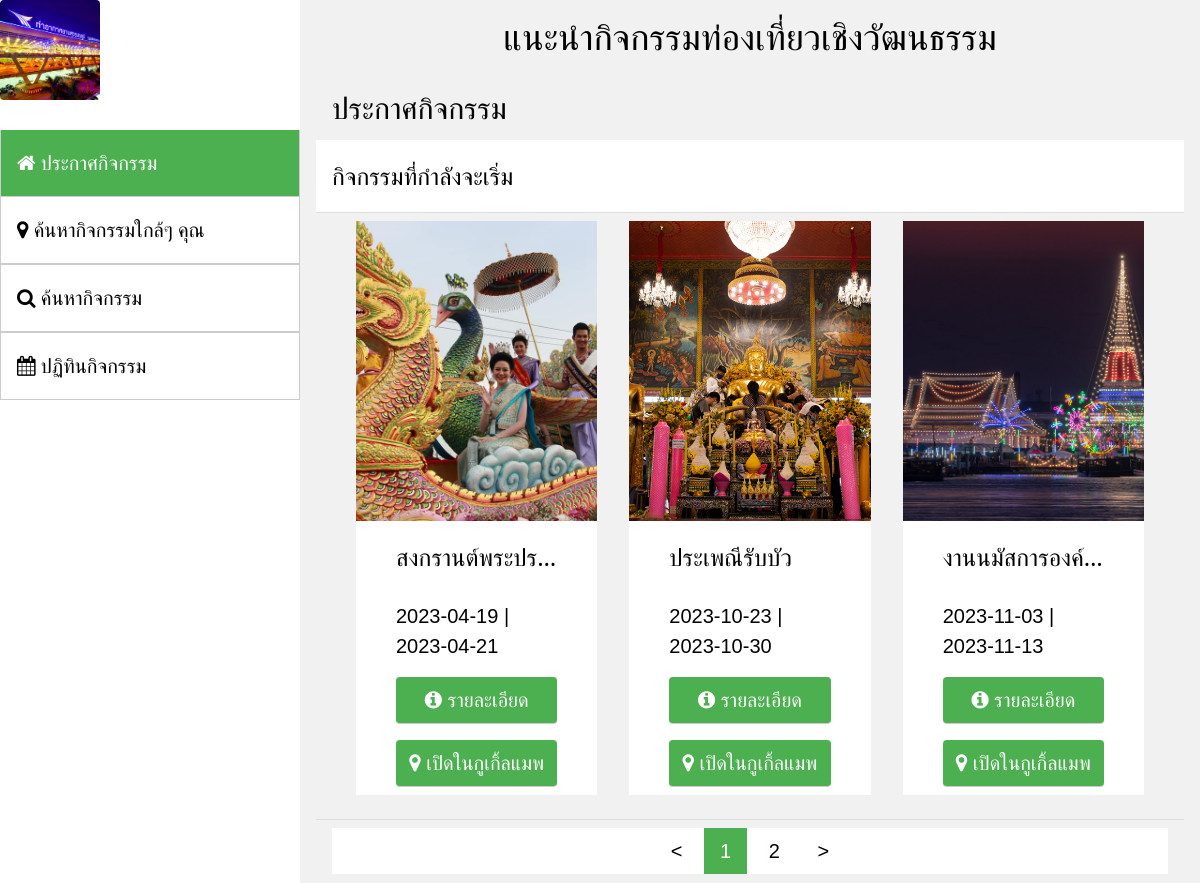
The page /travel_fe/index.php on the database as committed earlier.
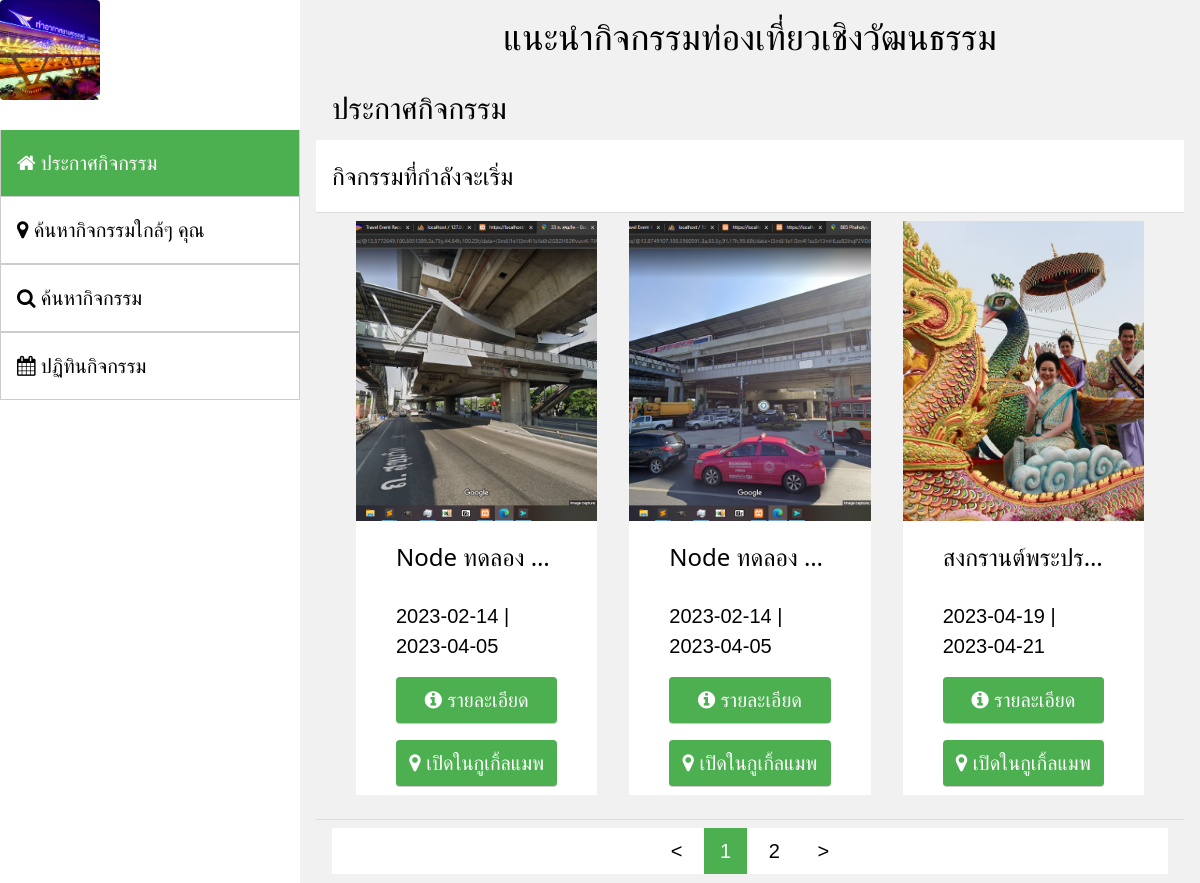
The same page on the database as committed later.
### tables this page shows
CREATE TABLE `table_event` (
  `ev_id` int(11) NOT NULL,
  `ev_name` text NOT NULL,
  `ev_desc` longtext NOT NULL,
  `ev_date_beg` date NOT NULL,
  `ev_date_end` date NOT NULL,
  `ev_img_list` text NOT NULL,
  `ev_ref_place_id` int(11) NOT NULL,
  `ev_origin` int(11) NOT NULL
);

### travel_fe/homepage/index.php (the view, shortened to what this page needs)
<?php
$page_number = 0;
$show_count = 3;
$clen = $conn->query("SELECT Count(*) As CountRes FROM table_event INNER JOIN table_place ON pl_id = ev_ref_place_id WHERE DATE(ev_date_beg) >= NOW()")->fetch_all(MYSQLI_ASSOC)[0]["CountRes"];
$clen_padded = ceil($clen / $show_count);
$page_num_prev = max($page_number - 1,0);
$page_num_next = min($page_number + 1,$clen_padded - 1);
$stmt = $conn->prepare("SELECT * FROM table_event  INNER JOIN table_place ON pl_id = ev_ref_place_id INNER JOIN table_local ON lc_id = pl_amphoe WHERE DATE(ev_date_beg) >= NOW() OR NOW() BETWEEN DATE(ev_date_beg) AND DATE(ev_date_end) ORDER BY ev_date_beg ASC LIMIT ?,?");
$real_page_number = $page_number * $show_count;
$stmt->bind_param("ii",$real_page_number,$show_count);
$stmt->execute();
$result1 = $stmt->get_result();
$google_map_ext_url = "https://www.google.com/maps/place/";
?>
<div class="">
  <div class="w3-container">
    <h2>ประกาศกิจกรรม</h2>
  </div>
  <ul class="w3-ul" id="dom_main_ul">
    <?php if($result1 && $result1->num_rows > 0){?>
      <li class="w3-white">
        <h3> กิจกรรมที่กำลังจะเริ่ม </h3>
      </li>
      <li>
        <div class="w3-row-padding" >
          <?php
          while($rows = $result1->fetch_assoc()){
            $t_id = $rows["ev_id"];
            $t_name = $rows["ev_name"];
            $t_img = explode(",",$rows["ev_img_list"])[0];
            $t_sdate = $rows["ev_date_beg"];
            $t_edate = $rows["ev_date_end"];
            $pl_geo_lat = $rows["pl_geo_lat"];
            $pl_geo_lon = $rows["pl_geo_lon"];
            ?>
            <div class="w3-third w3-content w3-margin-bottom w3-animate-left" >
              <div class="w3-row-padding">
                <img src="<?=$t_img;?>" style="width:100%; height:300px; object-fit: cover;">
                <div class="w3-container w3-white">
                  <div class="w3-row-padding">
                    <div class="w3-full w3-padding" ><h3 style="text-overflow : ellipsis ; overflow: hidden; white-space: nowrap;"><?=$t_name;?></h3></div>
                    <div class="w3-full w3-padding"><?=$t_sdate;?> | <?=$t_edate?></div>
                    <div class="w3-full w3-padding">
                      <a href="./index.php?pageName=article&articleid=<?=$t_id;?>" class="w3-input w3-button w3-green w3-round">
                        <i class="fa fa-info-circle"></i>
                        รายละเอียด
                      </a>
                    </div>
                    <div class="w3-full w3-padding">
                      <a href="<?=$google_map_ext_url.$pl_geo_lat.",".$pl_geo_lon?>" class="w3-input w3-button w3-green w3-round" target="new">
                        <i class="fa fa-map-marker"></i>
                        เปิดในกูเกิ้ลแมพ
                      </a>
                    </div>
                  </div>
                </div>
              </div>
            </div>
            <?php
          }
          ?>
        </div>
      </li>
    <?php }?>
    <li>
      <div class="w3-bar w3-white w3-center">
        <a href="./index.php?page_number=<?=$page_num_prev;?>" class="w3-button"> &lt; </a>
        <?php
        for ($i = 0 ; $i < $clen_padded ; $i++)
        {
         ?>
         <a href="./index.php?page_number=<?=$i;?>" class="w3-button <?php if($i == $page_number)echo "w3-green";?>"> <?=$i + 1;?></a>
         <?php
       }
       ?>
       <a href="./index.php?page_number=<?=$page_num_next;?>" class="w3-button"> &gt; </a>
     </div>
   </li>
 </ul>
</div>

Rows that differ between the two databases and show on the page:
no longer on this page (row unchanged): table_event: ev_img_list (picture), ev_name "ประเพณีรับบัว", ev_date_beg "2023-10-23", ev_date_end "2023-10-30"
no longer on this page (row unchanged): table_event: ev_img_list (picture), ev_name "งานนมัสการองค์…", ev_date_beg "2023-11-03", ev_date_end "2023-11-13"
added table_event: ev_img_list (picture), ev_name "Node ทดลอง…", ev_date_beg "2023-02-14", ev_date_end "2023-04-05"
added table_event: ev_img_list (picture), ev_name "Node ทดลอง…", ev_date_beg "2023-02-14", ev_date_end "2023-04-05"
